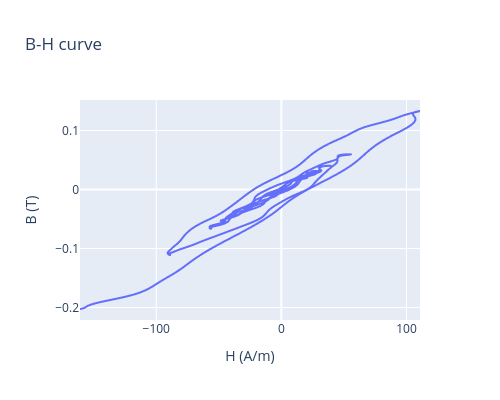

Notebook code for this chart:
### Code cell
import plotly.express as px
import plotly.graph_objects as go       
import numpy as np

# Créer un array avec les indices
indices = np.arange(len(H))
H0=0
B0= -0.01
H_=H-H0
B_ = -(B-B0)
fig = px.line(x=H_, y=B_, labels={"x":"H (A/m)", "y":"B (T)"}, title="B-H curve",hover_data={'index': indices}  )
fig.update_layout(width=500, height=400)

### Figure 1 — Plotly figure (JSON) as saved in the notebook; plotly's stock layout.template omitted (floating-point values rounded to 4 significant figures; data arrays with more than 128 entries replaced by an {"elided": "..."} marker saying what was removed)
{"data": [{"customdata": {"elided": "9051x1 int values"}, "hovertemplate": "H (A/m)=%{x}<br>B (T)=%{y}<br>index=%{customdata[0]}<extra></extra>", "legendgroup": "", "line": {"color": "#636efa", "dash": "solid"}, "marker": {"symbol": "circle"}, "mode": "lines", "name": "", "showlegend": false, "type": "scattergl", "x": {"elided": "9051 float values"}, "xaxis": "x", "y": {"elided": "9051 float values"}, "yaxis": "y"}], "layout": {"height": 400, "legend": {"tracegroupgap": 0}, "title": {"text": "B-H curve"}, "width": 500, "xaxis": {"anchor": "y", "domain": [0, 1], "title": {"text": "H (A/m)"}}, "yaxis": {"anchor": "x", "domain": [0, 1], "title": {"text": "B (T)"}}}}
